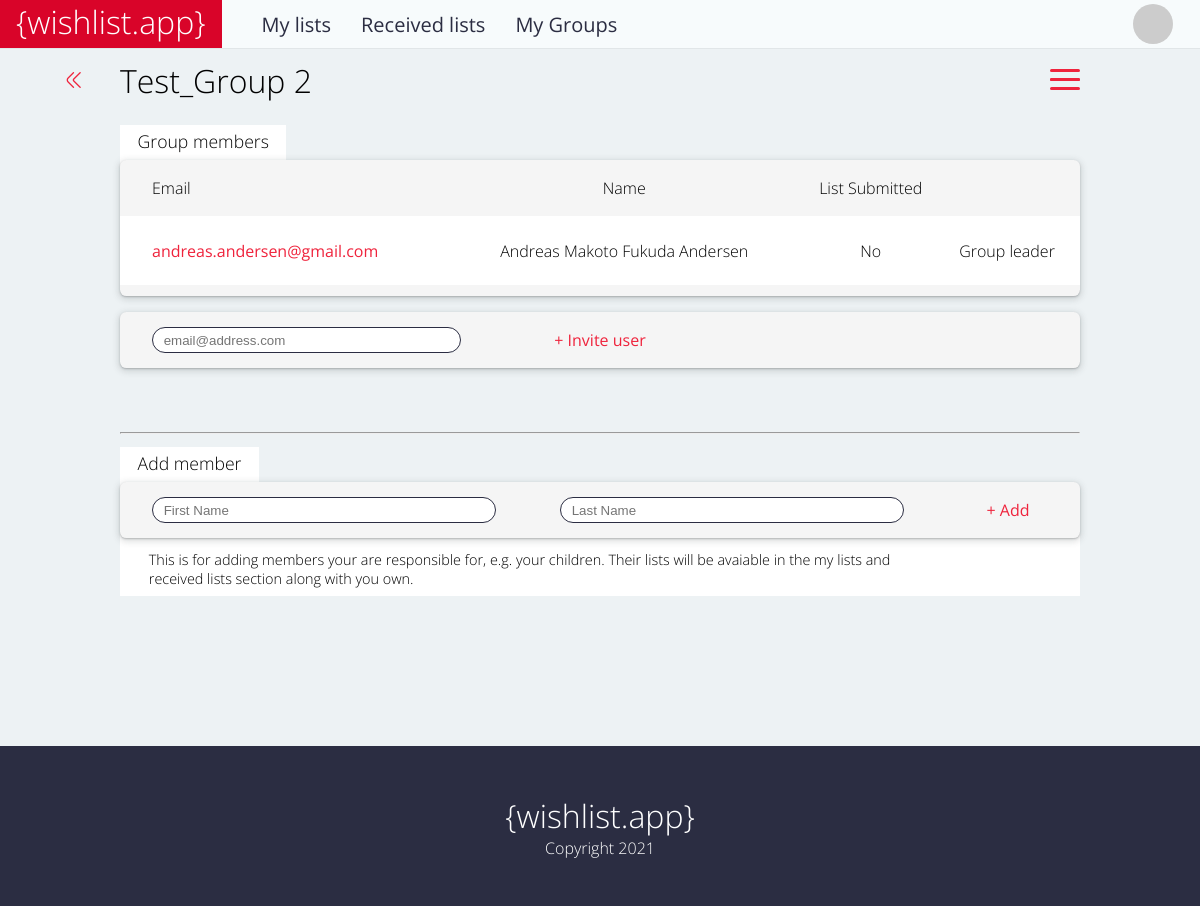
Before: /groups/4/group_members/ (signed in) with the older database file.
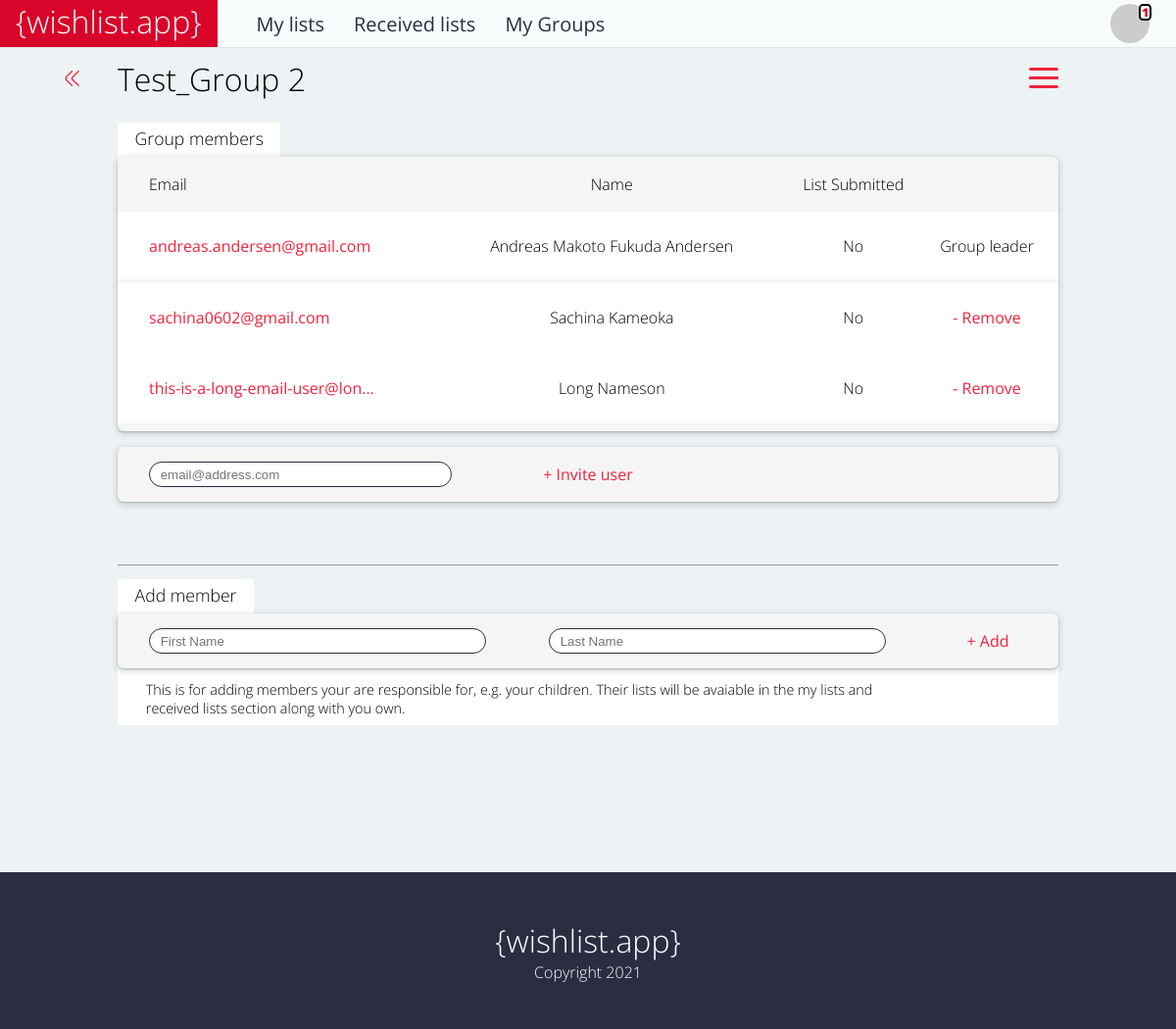
After: the same page with the newer database file.
### groups/models.py (models this page shows, shortened)
class CustomGroup(Group):
    invited_users = models.ManyToManyField(
        CustomUser,
        blank=True,
        related_name='invited_users',
    )
    leader = models.ForeignKey(
        CustomUser,
        null=True,
        blank=True,
        on_delete=models.CASCADE,
        related_name='leader'
    )
    max_gift_value = models.DecimalField(
        max_digits=20,
        decimal_places=2,
        null=True,
        blank=True,
    )
    DKK = 'DKK'
    NOK = 'NOK'
    JPY = '¥'
    USD = "$"
    currency_choices = [
        (DKK, 'DKK'),
        (NOK, 'NOK'),
        (JPY, '¥'),
        (USD, '$'),
    ]
    currency = models.CharField(
        max_length=3,
        choices=currency_choices,
        default=NOK,
    )
    MANUAL = 'M'
    USERWISE_RANDOM = 'U'
    RANDOM = 'R'
    assignment_rule_choices = [
        (MANUAL, 'Manual'),
        (USERWISE_RANDOM, 'User-wise random'),
        (RANDOM, 'Random'),
    ]
    assignment_rule = models.CharField(
        max_length=1,
        choices=assignment_rule_choices,
        default=RANDOM,
    )
    confirm_assignment = models.BooleanField(
        default=False
    )
    created = models.DateTimeField(auto_now_add=True)
    deadline = models.DateField(
        null=True,
        blank=True
    )
    closed = models.BooleanField(
        default=False
    )
    class Meta:
        verbose_name = "Group"
        verbose_name_plural = "Groups"

### accounts/models.py (models this page shows, shortened)
class CustomUser(AbstractUser):
    username = None
    email = models.EmailField(
        'email address',
        blank=False,
        null=False,
        unique=True
    )
    USERNAME_FIELD='email'
    REQUIRED_FIELDS=[]
    objects = CustomUserManager()
    first_name = models.CharField(
        max_length=30,
        null=True,
        blank=True,
    )
    last_name = models.CharField(
        max_length=30,
        null=True,
        blank=True,
    )
    is_leader = models.BooleanField(
        default=False,
    )
    assigned_to = models.ForeignKey(
        'CustomUser',
        null=True,
        blank=True,
        on_delete=models.CASCADE,
        related_name='assignments',
    )
    responsible_by = models.ForeignKey(
        'CustomUser',
        null=True,
        blank=True,
        on_delete=models.CASCADE,
        related_name='responsibilities',
    )
    is_self_responsible = models.BooleanField(
        default=True
    )
    def get_gravatar(self):
        md5 = hashlib.md5(self.email.encode())
        digest = md5.hexdigest()
        SIZE = 40
        DEFAULT = 'identicon'
        return f'http://www.gravatar.com/avatar/{digest}?s={SIZE}&d={DEFAULT}'
    def get_email_30char(self):
        if len(self.email) > 30:
            output = self.email[:29] + '...'
        else:
            output = self.email
        return output
    def get_notifications(self):
        notifications = Notification.objects.filter(user=self).filter(read=False)
        return len(notifications)

### groups/views.py (the view)
class GroupMembersListView(
        LoginRequiredMixin,
        UserPassesTestMixin,
        ListView,
):
    model = CustomUser
    context_object_name = 'group_members'
    template_name = 'group/members.html'
    def get_queryset(self):
        group = CustomGroup.objects.get(id=self.kwargs['pk'])
        group_leader = group.leader
        return group.user_set.all().exclude(id=group_leader.id).order_by('date_joined')
    def get_context_data(self, **kwargs):
        data = super(GroupMembersListView, self).get_context_data(**kwargs)
        group = CustomGroup.objects.get(id=self.kwargs['pk'])
        data['leader'] = group.leader == self.request.user
        data['invitation'] = len(group.invited_users.all())
        data['current_group'] = group
        data['current_user'] = self.request.user
        data['invited_users'] = group.invited_users.all()
        data['invite_form'] = GroupMemberInviteForm()
        data['create_form'] = GroupMemberCreateForm()
        return data
    def test_func(self):
        group = CustomGroup.objects.get(id=self.kwargs['pk'])
        return self.request.user in group.user_set.all()

### groups/forms.py
class GroupMemberInviteForm(forms.Form):
    email = forms.EmailField(
        max_length=50,
        widget=forms.EmailInput(
            attrs={
                'placeholder': 'email@address.com',
                'class': 'in-page-input'}))

class GroupMemberCreateForm(forms.Form):
    first_name = forms.CharField(
        max_length=40,
        widget=forms.TextInput(
            attrs={
                'placeholder': 'First Name',
                'class': 'in-page-input'})
    )
    last_name = forms.CharField(
        max_length=40,
        widget=forms.TextInput(
            attrs={
                'placeholder': 'Last Name',
                'class': 'in-page-input'})
    )

### groups/templatetags/tags.py (called while the page is built)
@register.simple_tag
def get_wishlist_existence(group, user):
    if (len(Wish.objects.filter(group=group).filter(author=user)) > 0):
        result = "Yes"
    else:
        result = "No"
    return result

### templates/group/members.html (shortened to what the changed rows need)
{% extends 'base.html' %}
{% load static %}
{% load tags %}
{% block content %}
    <div class="list-container">
        {% if leader %}
            <table class="list">
                <tr class="list-top">
                    <td class="members-list-email">
                        Email
                    </td>
                    <td class="members-list-name">
                        Name
                    </td>
                    <td class="members-list-wish-submitted">
                        List Submitted
                    </td>
                    <td class="members-list-actions">
                    </td>
                </tr>
                <tr class="list-entry {% if current_group.leader == user %}list-entry-important{% endif %}">
                    <td class="members-list-email">
                        <a href="" class = "item-title">
                            {{ current_group.leader.get_email_30char }}
                        </a>
                    </td>
                    <td class="members-list-name">
                        {{ current_group.leader.first_name }} {{ current_group.leader.last_name }}
                    </td>
                    <td class="members-list-wish-submitted">
                        {% get_wishlist_existence current_group current_group.leader %}
                    </td>
                    <td class="members-list-actions">
                        <span>
                            Group leader
                        </span>
                    </td>
                </tr>
                {% for user in object_list %}
                    <tr class="list-entry {% if current_group.leader == user %}list-entry-important{% endif %}">
                        <td class="members-list-email">
                            {% if user.is_self_responsible %}
                                <a href="" class = "item-title">
                                    {{ user.get_email_30char }}
                                </a>
                            {% endif %}
                        </td>
                        <td class="members-list-name">
                            {{ user.first_name }} {{ user.last_name }}
                        </td>
                        <td class="members-list-wish-submitted">
                            {% get_wishlist_existence current_group user %}
                        </td>
                        <td class="members-list-actions">
                            <span>
                                {% if not current_group.closed %}
                                    {% if user.id != user.id or user.responsible_by == current_user or leader %}
                                        <a href="{% url 'remove_group_member' current_group.id user.id %}">
                                            - Remove
                                        </a>
                                    {% endif %}
                                {% endif %}
                            </span>
                        </td>
                    </tr>
                {% endfor %}
                <tr class="list-empty-bottom">
                    <td></td>
                    <td></td>
                    <td></td>
                    <td></td>
                </tr>
            </table>
        {% endif %}
    </div>
{% endblock content %}

### templates/base.html (shortened to what this page needs)
<!DOCTYPE html>
{% load static %}
<html>
    <head>
        <link rel="stylesheet" href="{% static 'css/base.css' %}">
        <link rel="stylesheet" href="{% static 'css/uicons.css' %}">
    </head>
    <body>
        <div class="main">
            <header class="top-container">
                <div class="top">
                    <div class="title-and-navbar">
                        <span class="title"><a href="{% url 'home' %}" class="title-text">{wishlist.app}</a></span>
                        <div class="navbar">
                        {% if user.is_authenticated %}
                            <div class="navbar-item">
                                <a href="{% url 'my_lists' user.id %}">My lists</a>
                            </div>
                            <div class="navbar-item">
                                <a href="{% url 'received_lists' user.id %}">Received lists</a>
                            </div>
                            <div class="navbar-item">
                                <a href="{% url 'my_groups' %}">My Groups</a>
                            </div>
                        {% endif %}
                        </div>
                    </div>
                    {% if user.is_authenticated %}
                        <div class="login">
                            <div class="dropdown">
                                {% if user.get_notifications %}
                                    <div class="notifications-counter">
                                        <span>{{ user.get_notifications }}</span>
                                    </div>
                                {% endif %}
                                <a href="#" id="dropdown-button-id" class="dropdown-button" onClick="dropDown()">
                                    <img src="{{ user.get_gravatar }}" id="gravatar">
                                </a>
                            </div>
                        </div>
                    {% endif %}
                </div>
            </header>
            <div class="main-container">
                {% block content %}
                {% endblock content %}
            </div>
            <footer class="bottom-container">
                <div class="bottom_top">
                    <div>
                        {wishlist.app}
                    </div>
                </div>
                <div class="bottom">
                    <div>
                        Copyright 2021
                    </div>
                </div>
            </footer>
        </div>
    </body>
</html>

Changed rows visible on the page:
now on this page (row edited): CustomUser: get_notifications "1"
now on this page (row edited): CustomUser: get_email_30char "sachina0602@gmail.com", first_name "Sachina", last_name "Kameoka", CustomGroup.group_ptr_id "No", shows "- Remove"
added CustomUser: get_email_30char "this-is-a-long-email-user@lon...", first_name "Long", last_name "Nameson", CustomGroup.group_ptr_id "No", shows "- Remove"
